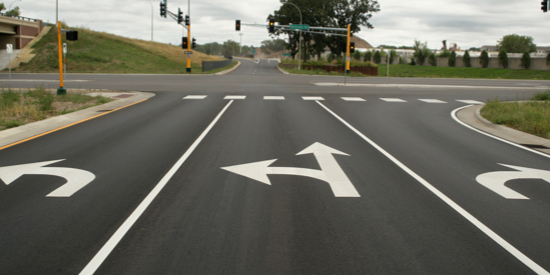
#> input picture lab3/media/road.jpg, 550 x 275 px
$ python road_marking_detection_on_photo.py
#> lines starting #> are read from the running program, lines starting #| are printed output that depends on the picture; after the words box and inside, x2 and y2 are one past the last pixel; in counts of white or black regions, pixels touching at a corner belong together
import cv2
import numpy as np

img = cv2.imread('media/road.jpg')
#> img is the input picture: shape (275, 550, 3); mean B, G, R 96.1, 107.3, 108.1

grayscale = cv2.cvtColor(img, cv2.COLOR_BGR2GRAY)
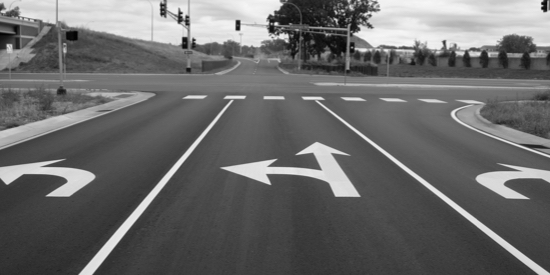
#> grayscale: shape (275, 550); min 2, max 247, mean 106.3

kernel_size = 5
blur = cv2.GaussianBlur(grayscale, (kernel_size, kernel_size), 0)
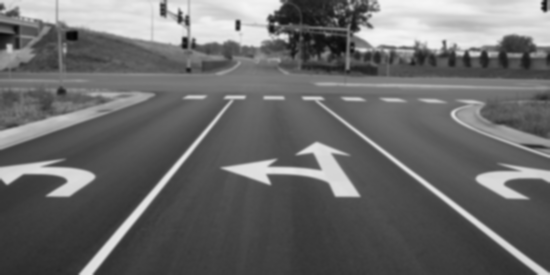
#> blur: shape (275, 550); min 5, max 245, mean 106.3

low_t = 50
high_t = 150
edges = cv2.Canny(blur, low_t, high_t)
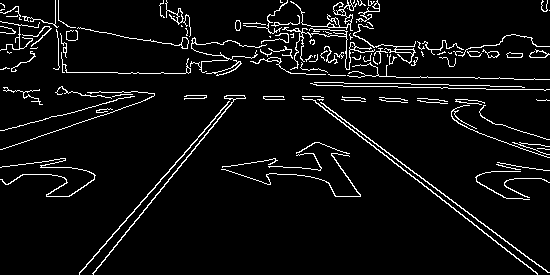
#> edges: shape (275, 550); 5.6% white in thin lines or dots

vertices = np.array([[
    (70, img.shape[0]), (200, 110), (360, 110), (img.shape[1], img.shape[0])
]], dtype=np.int32)
mask = np.zeros_like(edges)
ignore_mask_color = 255
cv2.fillPoly(mask, vertices, ignore_mask_color)
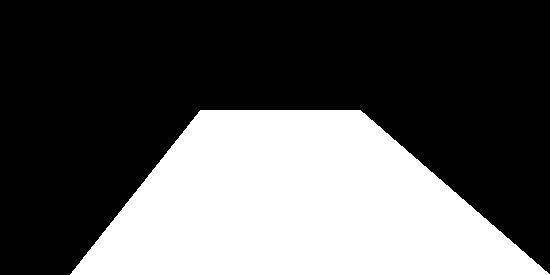
#> mask: shape (275, 550); 35% white; 1 white region, box (x1, y1, x2, y2) and area: (70, 110, 550, 275) 52896
masked_edges = cv2.bitwise_and(edges, mask)
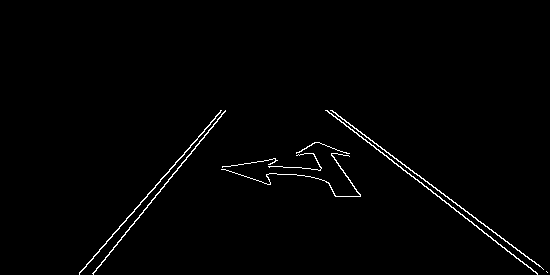
#> masked_edges: shape (275, 550); 1.2% white in thin lines or dots, all inside (x1, y1, x2, y2) = (79, 110, 548, 275)


def draw_lines(image, lines, color=[255, 0, 0], thickness=7):
    for line in lines:
        for x1, y1, x2, y2 in line:
            cv2.line(image, (x1, y1), (x2, y2), color, thickness)


rho = 1
theta = np.pi / 180
threshold = 15
min_line_len = 150
max_line_gap = 60
lines = cv2.HoughLinesP(masked_edges, rho, theta, threshold, np.array([]), minLineLength=min_line_len,
                        maxLineGap=max_line_gap)
#> lines = [[327, 110, 537, 274], [79, 273, 221, 110], [93, 274, 225, 111], [332, 110, 547, 272], [331, 110, 529, 259], [328, 111, 520, 261], [92, 273, 223, 112], [373, 145, 537, 273], [79, 274, 220, 112]]

try:
    draw_lines(img, lines)
#> the loop in draw_lines, `for line in lines:` made 9 passes
#> after the loop in draw_lines, `for line in lines:`:
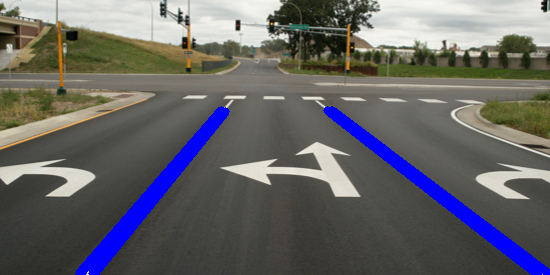
#> image: shape (275, 550, 3); mean B, G, R 102.7, 101, 101.7
except:
    pass

cv2.imshow('road', img)
cv2.waitKey(0)
cv2.destroyAllWindows()
